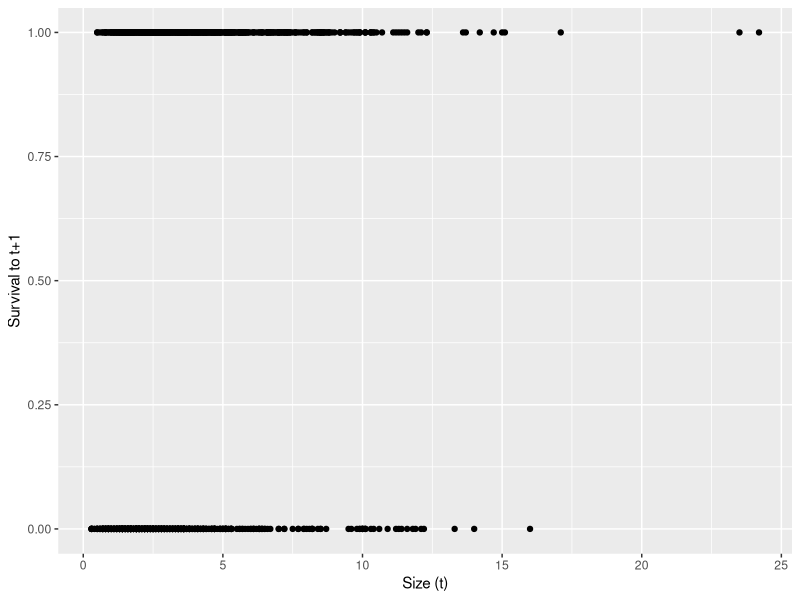
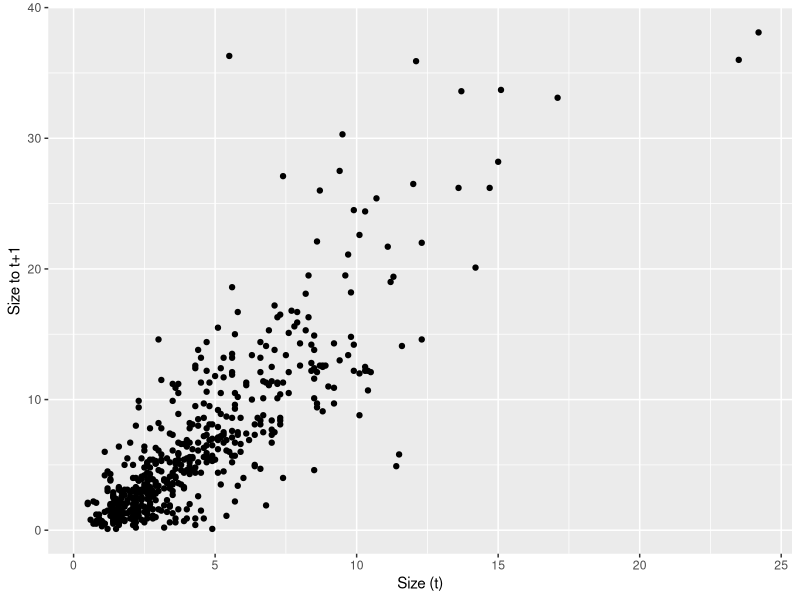
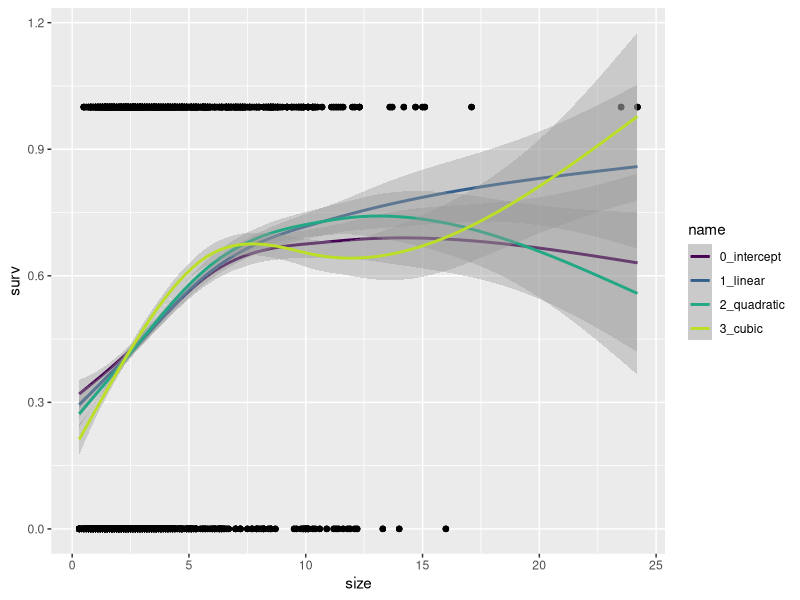
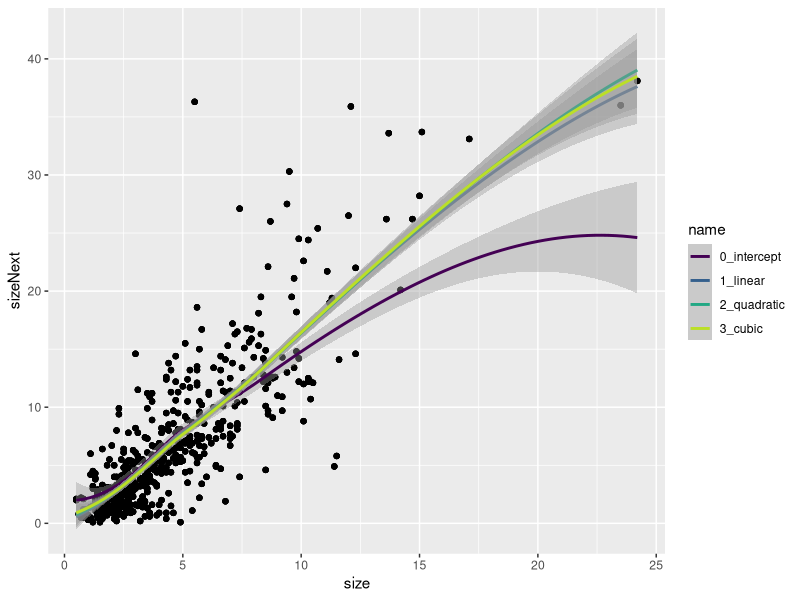
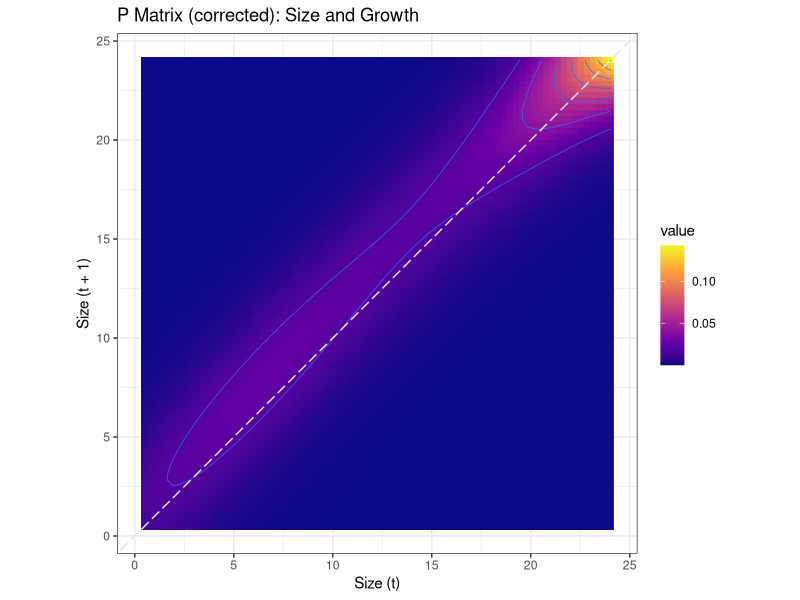

Generate these figures, in order, with R:
## ---- chunk 1
knitr::opts_chunk$set(echo = TRUE)
## ---- chunk 2
library(tidyverse)
library(lme4)
library(broom.mixed)
library(magrittr)
## ---- chunk 3
growth = read.csv("../Data/WL2-2023_Size_Combined.csv")
surv = read.csv("../Data/WL2_Mortality.csv")
## ---- chunk 4
head(growth)
head(surv)
## ---- chunk 5
growth.2 = growth %>%
  filter(survey_date %in% c("2023-07-26","2023-10-20"))
## ---- chunk 6
range(table(growth.2$Genotype))
tail(sort(table(growth.2$Genotype)))
## ---- chunk 7
growth.3 = growth.2[-c(1114,1561,3138,1015,2123,172,1862,1017,2125),]
range(table(growth.3$Genotype))
## ---- chunk 8
growth.4 = growth.3 %>%
  group_by(Genotype) %>%
  filter(any(!is.na(height.cm)))
## ---- chunk 9
range(table(growth.4$Genotype))
## ---- chunk 10
growth.5 = growth.4 %>%
  select(-long.leaf.cm, -survey.notes)
growth.6 = growth.5 %>%
  pivot_wider(., names_from = survey_date, values_from = height.cm)
## ---- chunk 11
growth.7 = growth.6 %>%
  filter(!is.na(`2023-07-26`))
## ---- chunk 12
growth.7$surv = ifelse(is.na(growth.7$`2023-10-20`), 0, 1)
## ---- chunk 13
colnames(growth.7)[7] = "size"
colnames(growth.7)[8] = "sizeNext"
## ---- chunk 14
survival.plot=ggplot(growth.7, aes(x = size, y = surv))+
  geom_point()+
  xlab("Size (t)")+
  ylab("Survival to t+1")
survival.plot
sizenext.plot=ggplot(growth.7, aes(x = size, y = sizeNext))+
  geom_point()+
  xlab("Size (t)")+
  ylab("Size to t+1")
sizenext.plot
## ---- chunk 15
growth.6$pop.mf.2 = interaction(growth.6$parent.pop, growth.6$pop.mf, drop = TRUE)
## ---- chunk 16

#newdata <- expand_grid(
  #parent.pop = unique(growth.6$parent.pop),
  #pop.mf.2 = unique(growth.6$pop.mf.2),
  #block = unique(growth.6$block),
  #size = seq(min(growth.6$size, na.rm = TRUE), max(growth.6$size, na.rm = TRUE), length.out = 100))

surv.models <- tibble(name=c("0_intercept", "1_linear", "2_quadratic", "3_cubic"),
                      f = c("surv ~ 1 + (1|block) + (1|parent.pop/pop.mf)", 
                            "surv ~ size + (1|block) + (1|parent.pop/pop.mf)", 
                            "surv ~ size + I(size^2) + (1|block) + (1|parent.pop/pop.mf)", 
                            "surv ~ size + I(size^2) + I(size^3) + (1|block) + (1|parent.pop/pop.mf)"))

surv.models <- surv.models %>%
  mutate(glmer = map(f, ~ glmer(as.formula(.), data = growth.7, family = "binomial")),
         predict = map(glmer, ~ cbind(growth.7, preds=predict(., type = "response"))),
         glance = map(glmer, tidy),
         AIC = map(glmer, AIC))
## ---- chunk 17
surv.models %>% unnest(AIC)
## ---- chunk 18
survival.model.final = surv.models %>% filter(name == "3_cubic") %>% pull(glmer) %>% magrittr::extract2(1)
summary(survival.model.final)
## ---- chunk 19
surv.predictions <- surv.models %>% dplyr::select(name, predict) %>% unnest(predict)

ggplot(surv.predictions, aes(x = size, y = surv)) +
  geom_point()+
  geom_smooth(aes(y = preds, color = name))+
  scale_color_viridis_d(end = 0.9)
## ---- chunk 20
#newdata <- expand_grid(
  #parent.pop = unique(growth.6$parent.pop),
  #pop.mf.2 = unique(growth.6$pop.mf.2),
  #block = unique(growth.6$block),
  #size = seq(min(growth.6$size, na.rm = TRUE), max(growth.6$size, na.rm = TRUE), length.out = 100))

growth.8 = growth.7 %>%
  filter(!is.na(sizeNext))

growth.models <- tibble(name=c("0_intercept", "1_linear", "2_quadratic", "3_cubic"),
                      f = c("sizeNext ~ 1 + (1|block) + (1|parent.pop/pop.mf)", 
                            "sizeNext ~ size + (1|block) + (1|parent.pop/pop.mf)", 
                            "sizeNext ~ size + I(size^2) + (1|block) + (1|parent.pop/pop.mf)", 
                            "sizeNext ~ size + I(size^2) + I(size^3) + (1|block) + (1|parent.pop/pop.mf)"))

growth.models <- growth.models %>%
  mutate(lmer = map(f, ~ lmer(as.formula(.), data = growth.8)),
         predict = map(lmer, ~ cbind(growth.8, preds=predict(.))),
         glance = map(lmer, tidy),
         AIC = map(lmer, AIC))

## ---- chunk 21
growth.models %>% unnest(AIC)
## ---- chunk 22
growth.model.final = growth.models %>% filter(name == "1_linear") %>% pull(lmer) %>% magrittr::extract2(1)
summary(growth.model.final)
## ---- chunk 23
growth.predictions <- growth.models %>% dplyr::select(name, predict) %>% unnest(predict)

ggplot(growth.predictions, aes(x = size, y = sizeNext)) +
  geom_point()+
  geom_smooth(aes(y = preds, color = name))+
  scale_color_viridis_d(end = 0.9)
## ---- chunk 24
params=data.frame(
  surv.int=NA, # Intercept from logistic regression of survival
  surv.slope1=NA, # Slope from logistic regression of survival
  surv.slope2=NA, # Quadratic slope from logistic regression of survival
  surv.slope3=NA, # Cubic slope from logistic regression of survival
  growth.int=NA, # Intercept from linear regression of growth
  growth.slope=NA, # Slope from linear regression of growth
  growth.sd=NA # Residual sd from the linear regression of growth
)
## ---- chunk 25
surv.coefs <- surv.models %>% 
  filter(name == "3_cubic") %>%
  mutate(coefs = map(glmer, tidy)) %>% 
  dplyr::select(name, f, coefs) %>% 
  unnest(coefs) 

params$surv.int <- surv.coefs %>% filter(term == "(Intercept)") %>% pull(estimate)
params$surv.slope1 <- surv.coefs %>% filter(term == "size") %>% pull(estimate)
params$surv.slope2 <- surv.coefs %>% filter(term == "I(size^2)") %>% pull(estimate)
params$surv.slope3 <- surv.coefs %>% filter(term == "I(size^3)") %>% pull(estimate)
## ---- chunk 26
growth.coefs <- growth.models %>% 
  filter(name == "1_linear") %>%
  mutate(coefs = map(lmer, tidy)) %>% 
  dplyr::select(name, f, coefs) %>% 
  unnest(coefs)

params$growth.int <- growth.coefs %>% filter(term=="(Intercept)") %>% pull(estimate)
params$growth.slope <- growth.coefs %>% filter(term=="size") %>% pull(estimate)
params$growth.sd = sd(resid(growth.models$lmer[[2]])) # observed standard deviation
## ---- chunk 27
# survival probability function, this is a logistic function, provides survival probability based on size.
s.x=function(x,params) {
  u=exp(params$surv.int + params$surv.slope1*x + params$surv.slope2*x^2 + params$surv.slope3*x^3)
  return(u/(1+u))  # this is back transforming from logit
}

# growth function, this is a normal distribution, returns a probability distribution of new sizes at t+1 (xp) at a given size x.  
g.yx=function(xp,x,params) {
  dnorm(xp,mean=params$growth.int+params$growth.slope*x,sd=params$growth.sd)
}
## ---- chunk 28
minSize<-min(growth.7$size,na.rm=T)
maxSize<-max(growth.7$size,na.rm=T)
nBigMatrix = 80

b <- minSize + c(0:nBigMatrix) * (maxSize - minSize)/nBigMatrix # boundary points
y <- 0.5 * (b[1:nBigMatrix] + b[2:(nBigMatrix + 1)]) # mesh points
h <- y[2] - y[1] # step size
## ---- chunk 29
G = h*outer(y,y,g.yx,params = params) # growth matrix
# OK for each value of y,y evaluate the growth function g.yx using params
# If I understand this correctly, the rows are x(t) and the columns are x(t+1)

S = s.x(y, params = params) # survival
P = G # placeholder, redefine P on the next line
for(i in 1:nBigMatrix) P[,i] = G[,i]*S[i] # growth/survival matrix
## ---- chunk 30
Pc = P # making a corrected matrix from already generated matrix
nvals <- colSums(Pc, na.rm = TRUE)
loc0 <- which(nvals == 0, arr.ind = TRUE)
if (length(loc0) > 0) {
      print("warnings - columns that sum to 0 or that have NAs - assuming survival is along the diagonal; plot your Pmatrix to check it")
      Pc[, loc0] <- 0
      Pc[cbind(loc0, loc0)] <- s.x(size = y[loc0], params = params)
}
nvals <- colSums(Pc, na.rm = TRUE)
Pc <- t((t(Pc)/nvals) * s.x(y, params=params))
## ---- chunk 31
Pc %>% as_tibble() %>%
  set_colnames(y) %>% 
  mutate(size.t1=y) %>%
  pivot_longer(-size.t1, names_to = "size.t", names_transform = as.numeric) %>%
  ggplot(aes(x=size.t, y = size.t1)) +
  geom_raster(aes(fill = value)) +
  geom_contour(aes(z = value),lwd=.25) +
  geom_abline(intercept=0, slope = 1, color="gray90", lty=5) +
  scale_fill_viridis_c(option = "plasma") +
  labs(x = "Size (t)", y = "Size (t + 1)", title = "P Matrix (corrected): Size and Growth") +
  coord_equal() +
  theme_bw()
